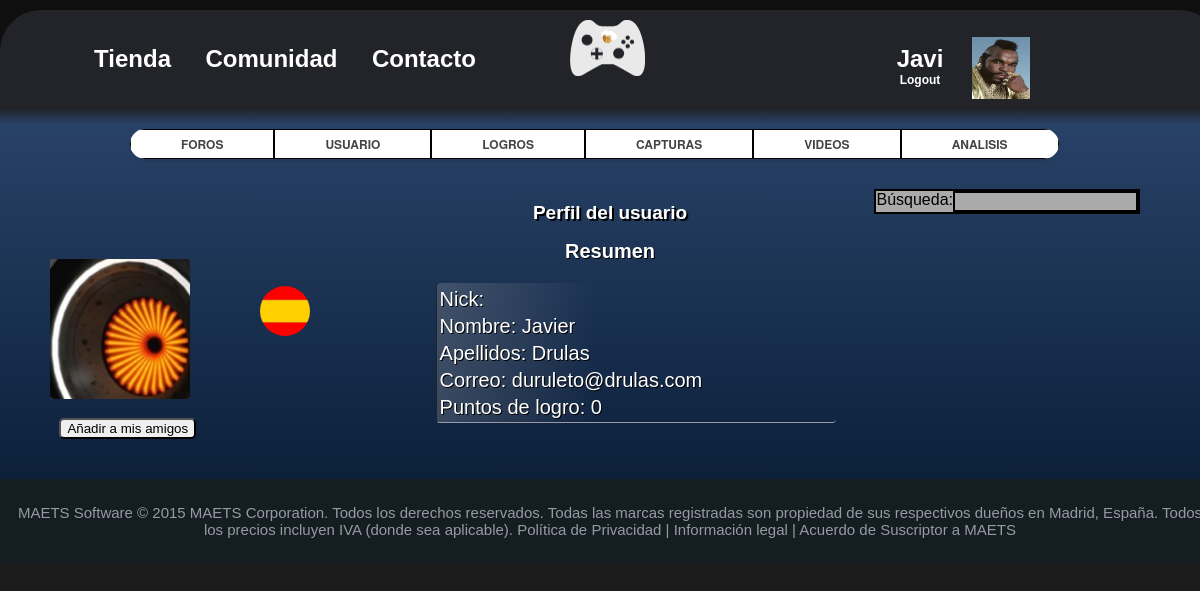
/Usuario/Usuario.php (signed in), run on the app's committed database.
### tables this page shows
CREATE TABLE IF NOT EXISTS `usuario` (
`Id` int(10) NOT NULL,
  `Nick` varchar(20) NOT NULL,
  `Contrasenia` varchar(100) NOT NULL,
  `Nombre` varchar(20) NOT NULL,
  `Apellidos` varchar(50) NOT NULL,
  `Correo` varchar(50) NOT NULL,
  `Fecha de Nacimiento` date NOT NULL,
  `Pais` varchar(50) NOT NULL,
  `Ciudad` varchar(50) NOT NULL,
  `Direccion` varchar(100) NOT NULL,
  `Codigo Postal` int(7) NOT NULL,
  `Puntuacion` int(7) NOT NULL,
  `Rol` enum('Usuario Registrado','Administrador','Desarrollador','Gestor-Tienda','Gestor-Comunidad','') NOT NULL,
  `Imagen` varchar(150) NOT NULL,
  `Companyia` varchar(150) NOT NULL
);

### include/usersBD.php (called while the page is built, shortened)
<?php
function selectUser($valor, $column, $like){
	$connection=createConnection();
	if($valor == "")
		$sql = "SELECT * FROM usuario";
	else {
		if($like)
			$sql = "SELECT * FROM usuario WHERE UPPER(" .$column. ") LIKE UPPER('%$valor%')	";
		else
			$sql = "SELECT * FROM usuario WHERE " .$column. " = '$valor'";
	}
	$res = $connection->query($sql) or die ($connection->error. " en la linea". (_LINE_-1));
	while($ret[] = $res->fetch_assoc());
	return($ret);
}
?>

### include/usersOp.php (called while the page is built, shortened)
<?php
function getListaUsuarios($valor, $column, $like) {
		require_once('../include/usersBD.php');
	return (selectUser($valor, $column, $like));
}
?>

### include/vUsuario.php (the view, shortened to what this page needs)
<?php
function generarUsuario($user){
	require_once('../include/usersOp.php');
	$res = getListaUsuarios($user,"Nick", false);
		  echo "<div id = 'user_friends_header'>";
          echo "<img id='imagen_Avatar' src='../images/usuarios/".$res[0]['Imagen']."'>";
          echo "<div id = 'texto_perfil' >";
          echo "<img id = 'bandera_nacionalidad' src='../images/usuarios/SpainFlag.jpg'>";
          echo "</div>";
          echo "<div id = 'botonAniadir'>";
          echo "<button type='button' id='addFriendButton'>Añadir a mis amigos</button>";
          echo "</div>";
          echo "</div>";
          echo "<div id ='mainContent'>";
          echo "<h1> Perfil del usuario</h1>";
          echo "<table>";
 			echo "<tr><h2> Resumen </h2></tr>";
             echo "<tr>";
             echo "<td>Nick:   ".$user."</td>";
              echo "</tr>";
              echo  "<tr>";
              echo "<td>Nombre:    "  .$res[0]['Nombre']. " </a></td>";
              echo "</tr>";
              echo "<tr>";
              echo "<td>Apellidos:    ".$res[0]['Apellidos']." </a></td>";
              echo "</tr>";
              echo "<tr>";
              echo "<td>Correo:     " .$res[0]['Correo']. " </a></td>";
              echo "</tr>";
              echo "<tr>";
              echo "<td>Puntos de logro: " .$res[0]['Puntuacion']. "</a></td>";
              echo "</tr>";
              echo "</table>";
              echo "</div>";
}
?>

### css/main.css (style rules this page uses)
body { font-family: sans-serif; text-align: center; background-color: rgb(27,27,27); }
h1 { color: #FFFFFF; text-shadow: 2px 2px #000000; font-size: 19px; }

### css/users.css (style rules this page uses)
#addFriendButton { margin-left: -2.5cm; margin-top: 15px; display:inline-table; float: bottom; text-align: center; -moz-border-radius: 5px; -webkit-border-radius: 5px; border-radius: 5px; }
#mainContent { width: 500px; margin: auto; float: center; }
table { background: rgba(207,201,201,0.21); background: -moz-linear-gradient(left, rgba(207,201,201,0.21) 0%, rgba(223,153,141,0) 40%, rgba(248,80,50,0) 100%); background: -webkit-gradient(left top, right top, color-stop(0%, rgba(207,201,201,0.21)), color-stop(40%, rgba(223,153,141,0)), color-stop(100%, rgba(248,80,50,0))); background: -webkit-linear-gradient(left, rgba(207,201,201,0.21) 0%, rgba(223,153,141,0) 40%, rgba(248,80,50,0) 100%); background: -o-linear-gradient(left, rgba(207,201,201,0.21) 0%, rgba(223,153,141,0) 40%, rgba(248,80,50,0) 100%); background: -ms-linear-gradient(left, rgba(207,201,201,0.21) 0%, rgba(223,153,141,0) 40%, rgba(248,80,50,0) 100%); background: linear-gradient(to right, rgba(207,201,201,0.21) 0%, rgba(223,153,141,0) 40%, rgba(248,80,50,0) 100%); filter: progid:DXImageTransform.Microsoft.gradient( startColorstr='#cfc9c9', endColorstr='#f85032', GradientType=1 ); margin-top: 20px; text-align: center; margin-left: 2cm; text-align: left; text-align: justify; width: 400px; border-bottom: 1px #9898A6 groove; border-left: 1px #222429 solid; border-radius: 4px; float: center; }
tr { font-size: 20px; font-weight: bloth; color: #FFFFFF; text-shadow: 1px 1px #000000; }
td { font-size: 20px; font-weight: bloth; color: #FFFFFF; text-shadow: 1px 1px #000000; }
#imagen_Avatar { margin-top: 10px; margin-left: 10px; margin-right: 10px; float: center; width: 140px; height: 140px; }
#user_friends_header { margin-top: 15px; padding: 20px; overflow: auto; clear: both; float : left; }
#bandera_nacionalidad { margin-top: 20px; margin-left: 15px; float: left; width: 50px; height: 50px; border-radius: 50%; }
#texto_perfil { margin-left: 45px; margin-top: 0px; float: right; color: #FFFFFF; text-shadow: 2px 2px #000000; font-size: 25px; }
h2 { font-size: 20px; font-weight: bloth; color: #FFFFFF; text-shadow: 1px 1px #000000; }

### data on the page
usuario: Imagen (picture), Nombre "Javier", Apellidos "Drulas", Correo "duruleto@drulas.com", Puntuacion "0"

### other printed values
$_SESSION["Nick"] "Javi"
